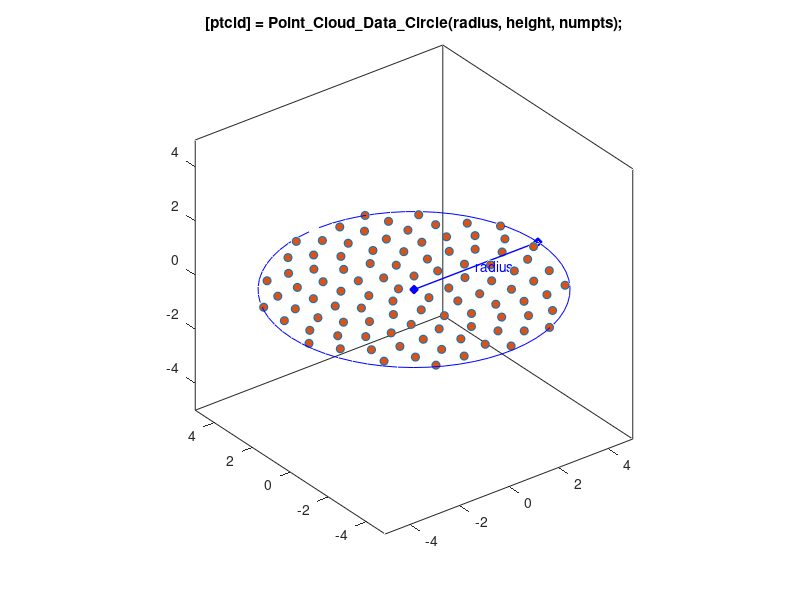

Recreate this plot in MATLAB.
function ptcld = Point_Cloud_Data_Circle(radius,numpts,varargin)
%Point_Cloud_Data_Circle Produce point cloud for area within a circle
%   [ptcld] = Point_Cloud_Data_Circle(radius,numpts)
%   
%   You can specify:
%       radius    circle radius
%       numpts    number of points
%
%   Point cloud data will be centered at [0,0,0]
%
% Copyright 2021-2026 The MathWorks, Inc.

% Default data to show diagram
if (nargin == 0)
    radius = 5;
    numpts = 100;
    showplot = 'plot';
end

% Check if plot should be produced
if (isempty(varargin))
    showplot = 'n';
else
    showplot = varargin;
end

ptcld=[0 0 0];
golden_angle = pi * (3 - sqrt(5));

for i = 1:numpts
    theta = i*golden_angle;
    r = sqrt(i)/sqrt(numpts);
    ptcld(i,:) = [r*cos(theta) r*sin(theta) 0]*radius;
end


% Plot diagram to show parameters and extrusion
if (nargin == 0 || strcmpi(showplot,'plot'))
    
    % Figure name
    figString = ['h1_' mfilename];
    % Only create a figure if no figure exists
    figExist = 0;
    fig_hExist = evalin('base',['exist(''' figString ''')']);
    if (fig_hExist)
        figExist = evalin('base',['ishandle(' figString ') && strcmp(get(' figString ', ''type''), ''figure'')']);
    end
    if ~figExist
        fig_h = figure('Name',figString);
        assignin('base',figString,fig_h);
    else
        fig_h = evalin('base',figString);
    end
    figure(fig_h)
    clf(fig_h)
    
    temp_colororder = get(gca,'defaultAxesColorOrder');
    
    plot3(ptcld(:,1),ptcld(:,2),ptcld(:,3),'o','MarkerFaceColor',temp_colororder(2,:))
    hold on
    
    angles = 0:0.1:2*pi;
    plot3(sin(angles)*radius,cos(angles)*radius,zeros(size(angles)),'b')
    plot3([0 radius],[0 0],[0 0],'b-d','MarkerFaceColor','b','LineWidth',1)
    text(radius/2,0,0,'radius','Color','blue')

    title(['[ptcld] = Point\_Cloud\_Data\_Circle(radius, height, numpts);']);
    hold off
    box on
    axis equal
    grid off
end